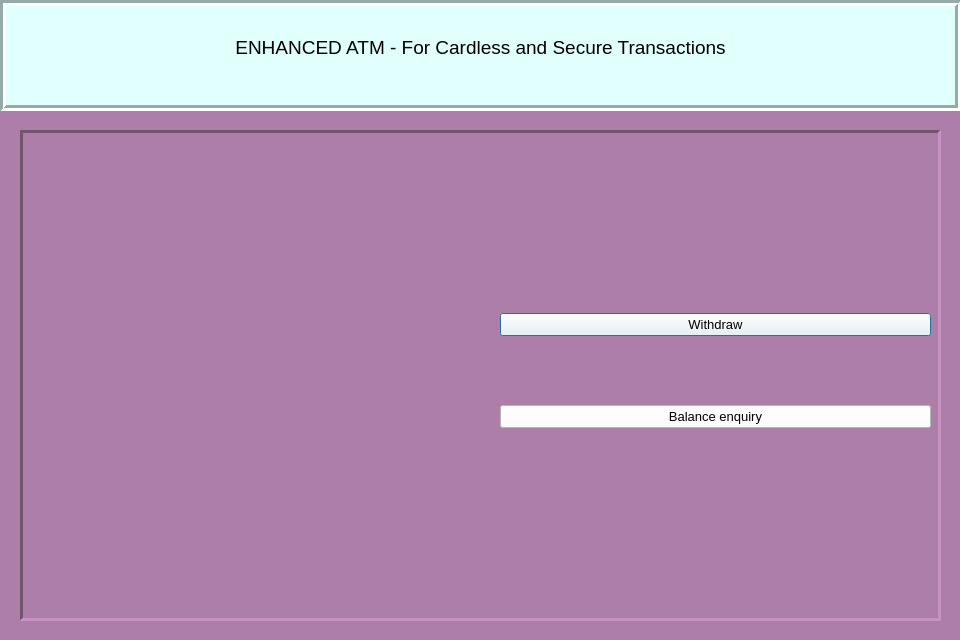
<?xml version="1.0" encoding="UTF-8"?>
<ui version="4.0">
 <class>ops_Scrn</class>
 <widget class="QDialog" name="ops_Scrn">
  <property name="geometry">
   <rect>
    <x>0</x>
    <y>0</y>
    <width>960</width>
    <height>640</height>
   </rect>
  </property>
  <property name="windowTitle">
   <string>Dialog</string>
  </property>
  <property name="styleSheet">
   <string notr="true">background-color: rgb(33, 170, 229);
background-color: rgb(173, 127, 168);</string>
  </property>
  <property name="modal">
   <bool>false</bool>
  </property>
  <widget class="QTextBrowser" name="topLabel">
   <property name="geometry">
    <rect>
     <x>0</x>
     <y>0</y>
     <width>961</width>
     <height>111</height>
    </rect>
   </property>
   <property name="styleSheet">
    <string notr="true">background-color: rgb(225, 255, 253);</string>
   </property>
   <property name="frameShape">
    <enum>QFrame::Box</enum>
   </property>
   <property name="frameShadow">
    <enum>QFrame::Sunken</enum>
   </property>
   <property name="lineWidth">
    <number>3</number>
   </property>
   <property name="html">
    <string>&lt;!DOCTYPE HTML PUBLIC &quot;-//W3C//DTD HTML 4.0//EN&quot; &quot;http://www.w3.org/TR/REC-html40/strict.dtd&quot;&gt;
&lt;html&gt;&lt;head&gt;&lt;meta name=&quot;qrichtext&quot; content=&quot;1&quot; /&gt;&lt;style type=&quot;text/css&quot;&gt;
p, li { white-space: pre-wrap; }
&lt;/style&gt;&lt;/head&gt;&lt;body style=&quot; font-family:'MS Shell Dlg 2'; font-size:7.8pt; font-weight:400; font-style:normal;&quot;&gt;
&lt;p align=&quot;center&quot; style=&quot;-qt-paragraph-type:empty; margin-top:0px; margin-bottom:0px; margin-left:0px; margin-right:0px; -qt-block-indent:0; text-indent:0px;&quot;&gt;&lt;br /&gt;&lt;/p&gt;
&lt;p align=&quot;center&quot; style=&quot;-qt-paragraph-type:empty; margin-top:0px; margin-bottom:0px; margin-left:0px; margin-right:0px; -qt-block-indent:0; text-indent:0px;&quot;&gt;&lt;br /&gt;&lt;/p&gt;
&lt;p align=&quot;center&quot; style=&quot; margin-top:0px; margin-bottom:0px; margin-left:0px; margin-right:0px; -qt-block-indent:0; text-indent:0px;&quot;&gt;&lt;span style=&quot; font-size:14pt; color:#000000;&quot;&gt;ENHANCED ATM - For Cardless and Secure Transactions&lt;/span&gt;&lt;/p&gt;&lt;/body&gt;&lt;/html&gt;</string>
   </property>
  </widget>
  <widget class="QLabel" name="QRframe">
   <property name="geometry">
    <rect>
     <x>20</x>
     <y>130</y>
     <width>921</width>
     <height>491</height>
    </rect>
   </property>
   <property name="frameShape">
    <enum>QFrame::Panel</enum>
   </property>
   <property name="frameShadow">
    <enum>QFrame::Sunken</enum>
   </property>
   <property name="lineWidth">
    <number>3</number>
   </property>
   <property name="text">
    <string/>
   </property>
  </widget>
  <widget class="QWidget" name="verticalWidget_2" native="true">
   <property name="geometry">
    <rect>
     <x>500</x>
     <y>250</y>
     <width>431</width>
     <height>241</height>
    </rect>
   </property>
   <property name="styleSheet">
    <string notr="true">gridline-color: rgb(255, 255, 255);</string>
   </property>
   <layout class="QVBoxLayout" name="verticalLayout_2">
    <property name="sizeConstraint">
     <enum>QLayout::SetNoConstraint</enum>
    </property>
    <item>
     <widget class="QPushButton" name="wdBtn">
      <property name="sizePolicy">
       <sizepolicy hsizetype="Minimum" vsizetype="Fixed">
        <horstretch>0</horstretch>
        <verstretch>0</verstretch>
       </sizepolicy>
      </property>
      <property name="font">
       <font>
        <pointsize>10</pointsize>
       </font>
      </property>
      <property name="autoFillBackground">
       <bool>false</bool>
      </property>
      <property name="styleSheet">
       <string notr="true">background-color: rgb(255, 255, 255);
border-color: rgb(166, 166, 166);
selection-color: rgb(170, 255, 255);</string>
      </property>
      <property name="text">
       <string>Withdraw</string>
      </property>
     </widget>
    </item>
    <item>
     <widget class="QPushButton" name="beBtn">
      <property name="sizePolicy">
       <sizepolicy hsizetype="Minimum" vsizetype="Fixed">
        <horstretch>0</horstretch>
        <verstretch>0</verstretch>
       </sizepolicy>
      </property>
      <property name="font">
       <font>
        <pointsize>10</pointsize>
       </font>
      </property>
      <property name="styleSheet">
       <string notr="true">background-color: rgb(255, 255, 255);
border-color: rgb(166, 166, 166);
selection-color: rgb(170, 255, 255);</string>
      </property>
      <property name="text">
       <string>Balance enquiry</string>
      </property>
     </widget>
    </item>
   </layout>
  </widget>
 </widget>
 <resources/>
 <connections/>
</ui>
